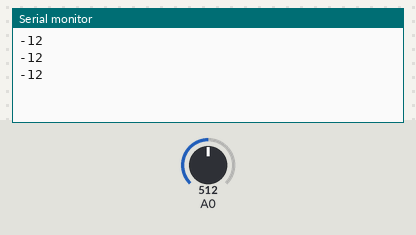
Recording of a sketch running on a simulated Arduino Uno, built with avr-gcc and run on an emulated ATmega328P. On the bench: the last lines printed to the serial monitor. The test bench sets the inputs (shaded band); at power-on: A0 = 512.

Above: at 1.3 s.
1.4 s: A0 set to 716
At 1.9 s:
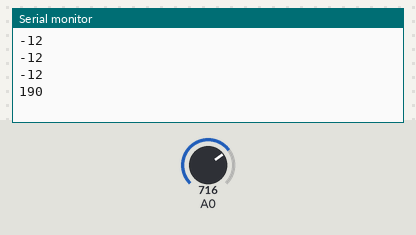
2.9 s: A0 set to 900
At 3.4 s:
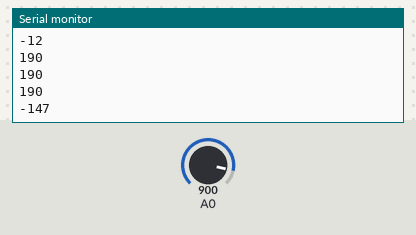
Timing chart, 0 to 5.9 s (numbered marks = the images above; inputs shaded):
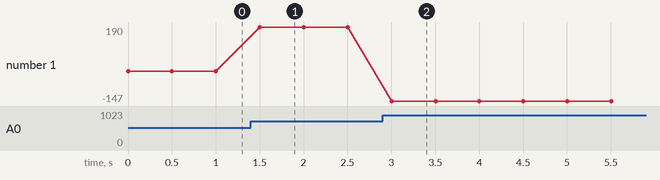

The sketch:

temperature_sensing.ino
```cpp
int valueTemp;
void setup() {
  // put your setup code here, to run once:
Serial.begin(9600);
}

void loop() {
  // put your main code here, to run repeatedly:
valueTemp=analogRead(A0);
valueTemp=valueTemp*125/126;
Serial.println(valueTemp);
delay(500);
}
```

Measured:
- after the input at 1.4 s, the serial monitor: prints a new line after 0.10 s (image 1)
- after the input at 2.9 s, the serial monitor: prints a new line after 0.10 s (image 2)
- plotted number 1: -12 → 190 after the input at 1.4 s, 190 → -147 after the input at 2.9 s
